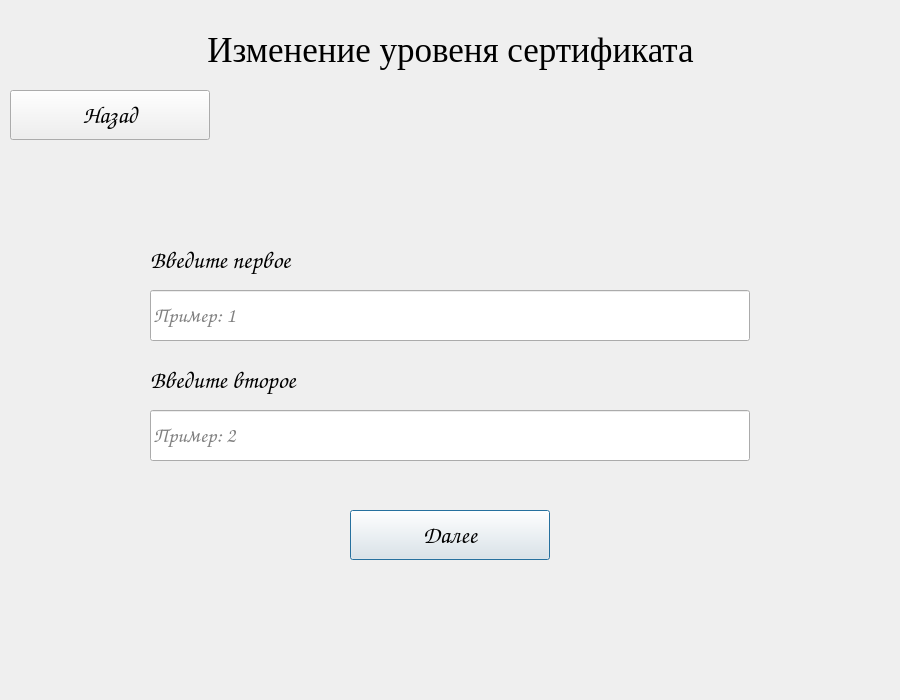
<?xml version="1.0" encoding="UTF-8"?>
<ui version="4.0">
 <class>inputParamProcedureWindow</class>
 <widget class="QDialog" name="inputParamProcedureWindow">
  <property name="geometry">
   <rect>
    <x>0</x>
    <y>0</y>
    <width>900</width>
    <height>700</height>
   </rect>
  </property>
  <property name="windowTitle">
   <string>Dialog</string>
  </property>
  <widget class="QLabel" name="startLabel">
   <property name="geometry">
    <rect>
     <x>0</x>
     <y>0</y>
     <width>901</width>
     <height>100</height>
    </rect>
   </property>
   <property name="font">
    <font>
     <family>Times New Roman</family>
     <pointsize>26</pointsize>
     <weight>50</weight>
     <italic>false</italic>
     <bold>false</bold>
    </font>
   </property>
   <property name="layoutDirection">
    <enum>Qt::LeftToRight</enum>
   </property>
   <property name="autoFillBackground">
    <bool>false</bool>
   </property>
   <property name="styleSheet">
    <string notr="true"/>
   </property>
   <property name="text">
    <string>Изменение уровеня сертификата</string>
   </property>
   <property name="alignment">
    <set>Qt::AlignCenter</set>
   </property>
   <property name="wordWrap">
    <bool>false</bool>
   </property>
  </widget>
  <widget class="QLabel" name="passLabel">
   <property name="geometry">
    <rect>
     <x>150</x>
     <y>230</y>
     <width>521</width>
     <height>60</height>
    </rect>
   </property>
   <property name="font">
    <font>
     <family>Comic Sans MS</family>
     <pointsize>18</pointsize>
     <weight>50</weight>
     <italic>false</italic>
     <bold>false</bold>
    </font>
   </property>
   <property name="layoutDirection">
    <enum>Qt::LeftToRight</enum>
   </property>
   <property name="autoFillBackground">
    <bool>false</bool>
   </property>
   <property name="styleSheet">
    <string notr="true"/>
   </property>
   <property name="text">
    <string>Введите первое</string>
   </property>
   <property name="alignment">
    <set>Qt::AlignLeading|Qt::AlignLeft|Qt::AlignVCenter</set>
   </property>
   <property name="wordWrap">
    <bool>false</bool>
   </property>
  </widget>
  <widget class="QLineEdit" name="levelLineEdit">
   <property name="geometry">
    <rect>
     <x>150</x>
     <y>290</y>
     <width>600</width>
     <height>51</height>
    </rect>
   </property>
   <property name="font">
    <font>
     <family>Comic Sans MS</family>
     <pointsize>16</pointsize>
    </font>
   </property>
   <property name="cursor">
    <cursorShape>IBeamCursor</cursorShape>
   </property>
   <property name="tabletTracking">
    <bool>true</bool>
   </property>
   <property name="styleSheet">
    <string notr="true">border-color: rgb(0, 85, 0);</string>
   </property>
   <property name="echoMode">
    <enum>QLineEdit::Normal</enum>
   </property>
   <property name="placeholderText">
    <string>Пример: 1</string>
   </property>
  </widget>
  <widget class="QPushButton" name="inputButton">
   <property name="geometry">
    <rect>
     <x>350</x>
     <y>510</y>
     <width>200</width>
     <height>50</height>
    </rect>
   </property>
   <property name="font">
    <font>
     <family>Comic Sans MS</family>
     <pointsize>18</pointsize>
     <weight>75</weight>
     <bold>true</bold>
    </font>
   </property>
   <property name="styleSheet">
    <string notr="true"/>
   </property>
   <property name="text">
    <string>Далее</string>
   </property>
   <property name="default">
    <bool>false</bool>
   </property>
   <property name="flat">
    <bool>false</bool>
   </property>
  </widget>
  <widget class="QPushButton" name="backButton">
   <property name="geometry">
    <rect>
     <x>10</x>
     <y>90</y>
     <width>200</width>
     <height>50</height>
    </rect>
   </property>
   <property name="font">
    <font>
     <family>Comic Sans MS</family>
     <pointsize>18</pointsize>
     <weight>75</weight>
     <bold>true</bold>
    </font>
   </property>
   <property name="styleSheet">
    <string notr="true"/>
   </property>
   <property name="text">
    <string>Назад</string>
   </property>
   <property name="default">
    <bool>false</bool>
   </property>
   <property name="flat">
    <bool>false</bool>
   </property>
  </widget>
  <widget class="QLabel" name="passLabel_2">
   <property name="geometry">
    <rect>
     <x>150</x>
     <y>350</y>
     <width>521</width>
     <height>60</height>
    </rect>
   </property>
   <property name="font">
    <font>
     <family>Comic Sans MS</family>
     <pointsize>18</pointsize>
     <weight>50</weight>
     <italic>false</italic>
     <bold>false</bold>
    </font>
   </property>
   <property name="layoutDirection">
    <enum>Qt::LeftToRight</enum>
   </property>
   <property name="autoFillBackground">
    <bool>false</bool>
   </property>
   <property name="styleSheet">
    <string notr="true"/>
   </property>
   <property name="text">
    <string>Введите второе</string>
   </property>
   <property name="alignment">
    <set>Qt::AlignLeading|Qt::AlignLeft|Qt::AlignVCenter</set>
   </property>
   <property name="wordWrap">
    <bool>false</bool>
   </property>
  </widget>
  <widget class="QLineEdit" name="levelLineEdit_2">
   <property name="geometry">
    <rect>
     <x>150</x>
     <y>410</y>
     <width>600</width>
     <height>51</height>
    </rect>
   </property>
   <property name="font">
    <font>
     <family>Comic Sans MS</family>
     <pointsize>16</pointsize>
    </font>
   </property>
   <property name="cursor">
    <cursorShape>IBeamCursor</cursorShape>
   </property>
   <property name="tabletTracking">
    <bool>true</bool>
   </property>
   <property name="styleSheet">
    <string notr="true">border-color: rgb(0, 85, 0);</string>
   </property>
   <property name="echoMode">
    <enum>QLineEdit::Normal</enum>
   </property>
   <property name="placeholderText">
    <string>Пример: 2</string>
   </property>
  </widget>
 </widget>
 <resources/>
 <connections/>
</ui>
